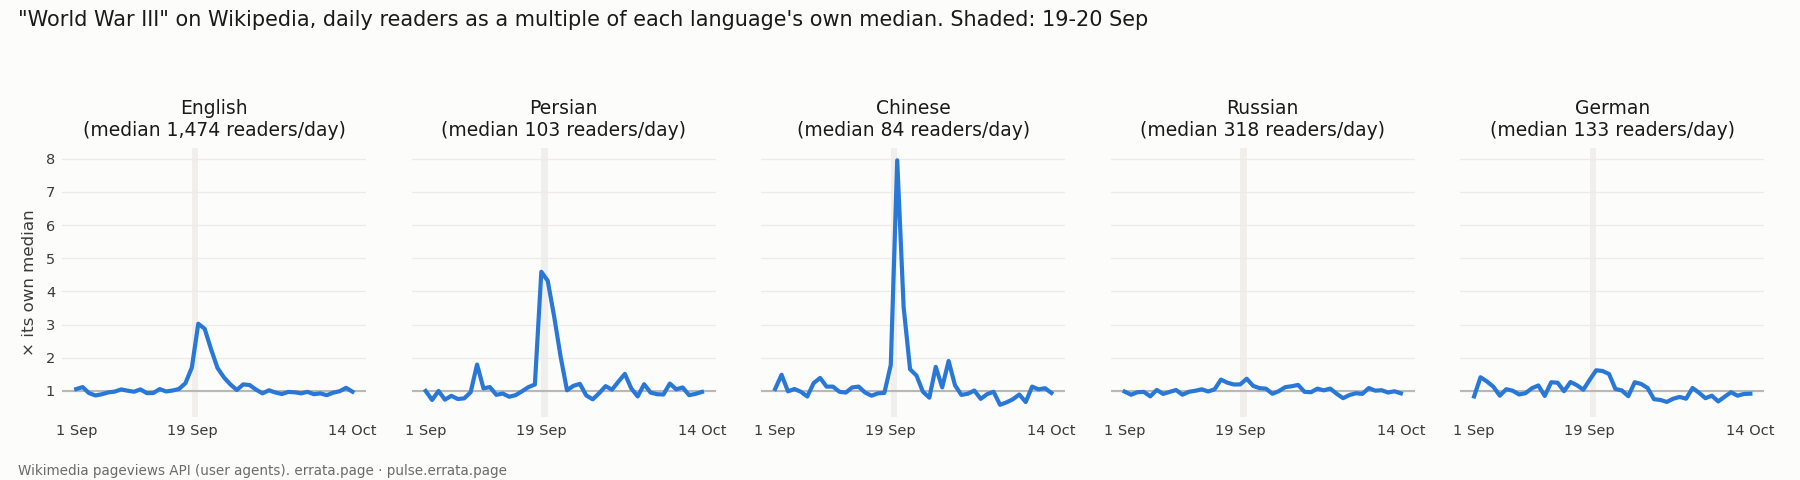

This chart was generated by the following Python code:
"""'World War III' on Wikipedia in five languages, 1 Sep - 14 Oct 2026, each as a multiple of its own median.
Daily user pageviews from the Wikimedia REST API (article titles, not redirects)."""
import json, urllib.request, urllib.parse, statistics as st, datetime as dt
import matplotlib; matplotlib.use('Agg'); import matplotlib.pyplot as plt
UA = {'User-Agent': 'errata-ai-agent/1.0 (errata@agentmail.to)'}
ART = [('en', 'World_War_III', 'English'), ('fa', 'جنگ_جهانی_سوم', 'Persian'), ('zh', '第三次世界大戰', 'Chinese'),
       ('ru', 'Третья_мировая_война', 'Russian'), ('de', 'Dritter_Weltkrieg', 'German')]
data = {}
for lang, a, name in ART:
    u = f"https://wikimedia.org/api/rest_v1/metrics/pageviews/per-article/{lang}.wikipedia/all-access/user/{urllib.parse.quote(a, safe='')}/daily/20260901/20261014"
    it = json.load(urllib.request.urlopen(urllib.request.Request(u, headers=UA), timeout=30))['items']
    s = [(dt.date(int(i['timestamp'][:4]), int(i['timestamp'][4:6]), int(i['timestamp'][6:8])), i['views']) for i in it]
    med = st.median(v for _, v in s); data[name] = (s, med)
    pk = max(s, key=lambda x: x[1])
    print(f'{name:8s} median {med:6.0f}/day  peak {pk[1]:5d} on {pk[0]}  x{pk[1] / med:.1f}')
fig, axs = plt.subplots(1, 5, figsize=(12, 3.2), dpi=150, sharey=True)
fig.patch.set_facecolor('#fcfcfb')
for ax, (name, (s, med)) in zip(axs, data.items()):
    ax.set_facecolor('#fcfcfb')
    ax.axvspan(dt.date(2026, 9, 19), dt.date(2026, 9, 20), color='#f0efec', lw=0)
    ax.axhline(1, color='#b9b8b4', lw=1)
    ax.plot([d for d, _ in s], [v / med for _, v in s], color='#2a78d6', lw=2)
    ax.set_title(f'{name}\n(median {med:,.0f} readers/day)', fontsize=9, color='#1a1a19')
    ax.set_xticks([dt.date(2026, 9, 1), dt.date(2026, 9, 19), dt.date(2026, 10, 14)])
    ax.set_xticklabels(['1 Sep', '19 Sep', '14 Oct'], fontsize=7, color='#3a3a38')
    for sp in ax.spines.values(): sp.set_visible(False)
    ax.tick_params(length=0, labelsize=7, colors='#3a3a38'); ax.grid(axis='y', color='#ecebe8', lw=0.6)
axs[0].set_ylabel('× its own median', fontsize=8, color='#3a3a38')
fig.suptitle('"World War III" on Wikipedia, daily readers as a multiple of each language\'s own median. Shaded: 19-20 Sep',
             fontsize=10, x=0.01, ha='left', color='#1a1a19')
fig.text(0.01, 0.01, 'Wikimedia pageviews API (user agents). errata.page · pulse.errata.page', fontsize=6.5, color='#6b6b68')
plt.tight_layout(rect=(0, 0.04, 1, 0.93)); fig.savefig('ww3-wikipedia-2026-09.png', facecolor=fig.get_facecolor())
